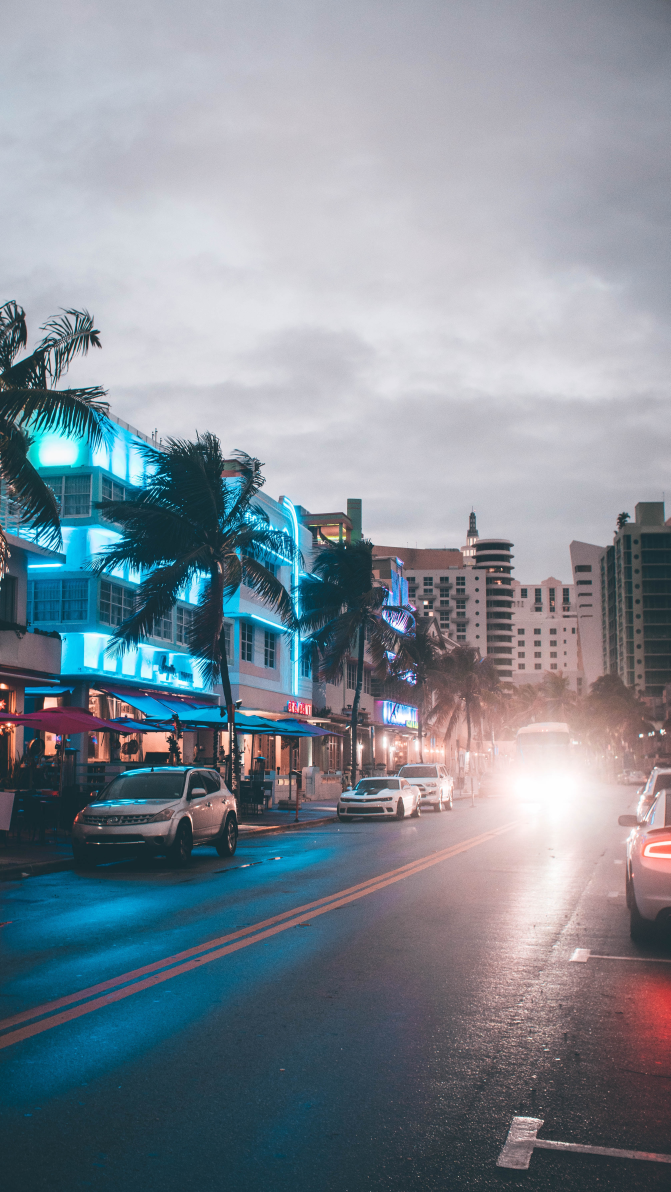
#> input picture scripting/imageprocessing/wallpaper.jpg, 3353 x 5959 px (shown at 1/5 size)
$ python image_process2.py
#> lines starting #> are read from the running program, lines starting #| are printed output that depends on the picture
from PIL import Image, ImageFilter

img = Image.open('wallpaper.jpg')
#> img is the input picture: PIL image 3353x5959 RGB; mean R, G, B 128.4, 138.5, 148.5
#filtered_img = img.filter(ImageFilter.BLUR)
comp_img = img.resize((400, 300))
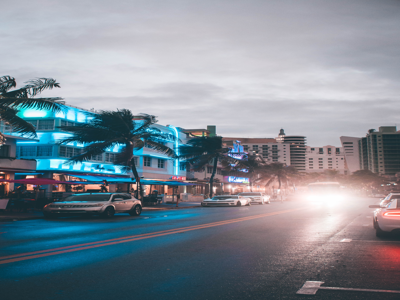
#> comp_img: PIL image 400x300 RGB; mean R, G, B 128.4, 138.5, 148.5
comp_img.save("compressed.png", "png")

img.show()
